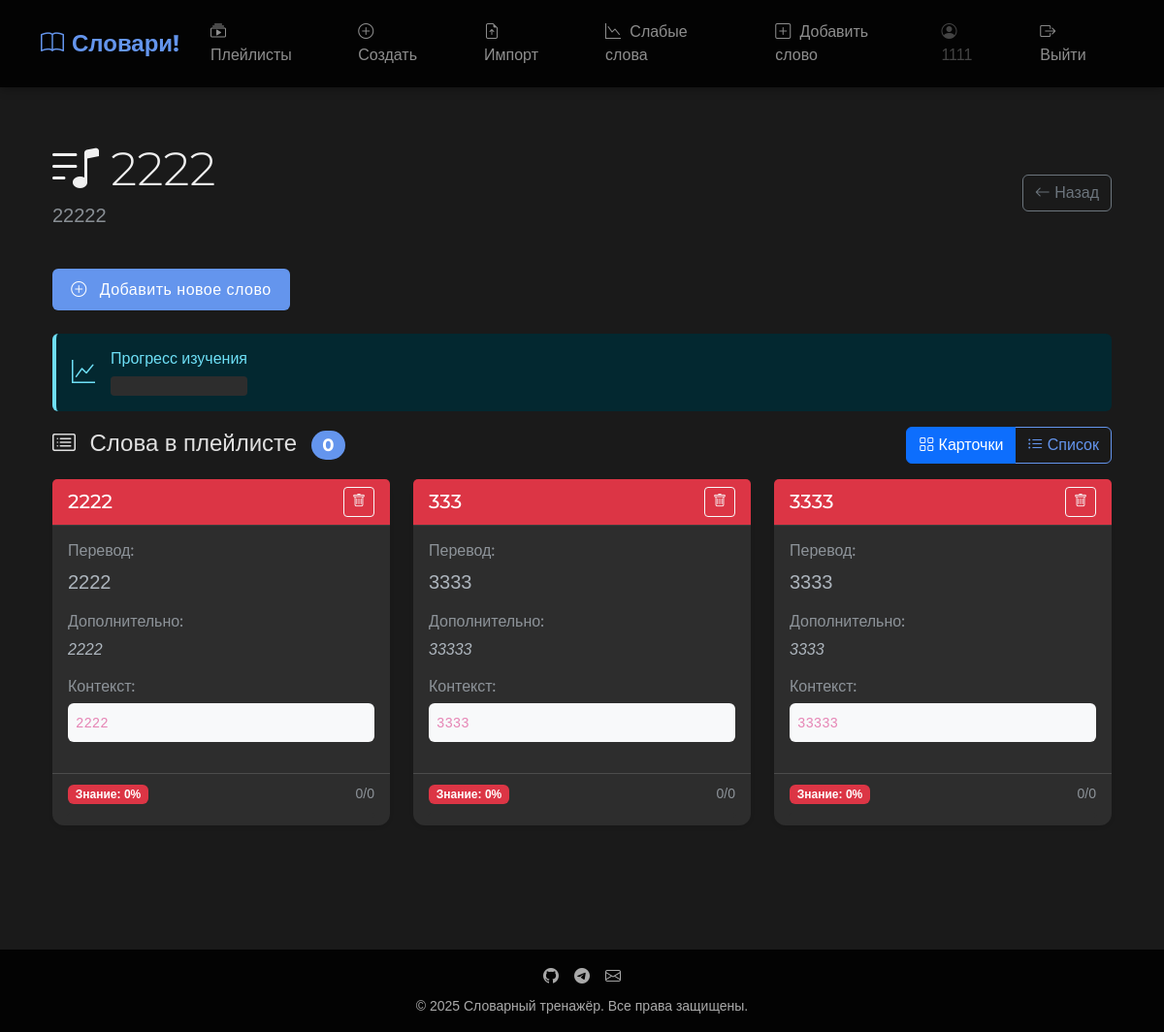
The page /playlists/8/ (signed in) on the database its author committed.
### playlist/models.py (models this page shows, shortened)
class Playlist(models.Model):
    user = models.ForeignKey(User, on_delete=models.CASCADE, related_name='playlists')
    title = models.CharField(max_length=255)
    description = models.TextField(blank=True)
    created_at = models.DateTimeField(auto_now_add=True)
    last_reviewed_at = models.DateTimeField(null=True, blank=True)
    def __str__(self):
        return self.title

class Word(models.Model):
    word = models.CharField(max_length=100)
    translation = models.CharField(max_length=255)
    details = models.TextField(help_text="Подробная информация о слове")
    context = models.TextField(help_text="Слово в контексте")
    playlists = models.ForeignKey(Playlist, on_delete=models.CASCADE, related_name='words')

### playlist/views.py (the view)
# urls.py: path('playlists/<int:pk>/', views.playlist_detail, name='playlist_detail'),
@login_required
def playlist_detail(request, pk):
    playlist = get_object_or_404(Playlist, pk=pk, user=request.user)
    words = playlist.words.all()
    user = request.user
    if not words.exists():
        playlist_progress = None  # Прогресс не вычисляется
        word_stats = []
    else:
        word_stats = []
        total_total = 0
        total_known = 0
        for word in words:
            result = WordResult.objects.filter(user=user, word=word).first()
            known = result.known_count if result else 0
            unknown = result.unknown_count if result else 0
            total = 100 if ((known - unknown) * 10) >= 100 else ((known - unknown) * 10)
            percent_known = total if total > 0 else 0
            word_stats.append({
                'word': word,
                'known': known,
                'unknown': unknown,
                'percent_known': percent_known,
            })
            if total > 0:
                total_known += known - unknown
            total_total += 1
        if total_total > 0:
            playlist_progress = 100 if (total_known / total_total * 10) >= 100 else round(total_known / total_total * 10)
        else:
            playlist_progress = 0
    if request.method == 'POST':
        form = WordForm(request.POST, user=request.user)
        if form.is_valid():
            word = form.save(commit=False)
            word.playlists = playlist
            word.save()
            return redirect('playlist_detail', pk=playlist.pk)
    else:
        form = WordForm(user=request.user)
    return render(request, 'playlist/playlist_detail.html', {
        'playlist': playlist,
        'word_stats': word_stats,
        'playlist_progress': playlist_progress,
        'form': form
    })

### playlist/forms.py (called while the page is built)
    def apply_bootstrap_classes(self):
        for field in self.fields.values():
            field.widget.attrs.update({'class': 'form-control'})

### playlist/templates/playlist/playlist_detail.html (shortened to what this page needs)
{% extends "base.html" %}
{% block content %}
<div class="container py-4">
    <div class="d-flex justify-content-between align-items-center mb-4">
        <div>
            <h1 class="display-5 mb-1">
                <i class="bi bi-music-note-list"></i> {{ playlist.title }}
            </h1>
            <p class="lead text-muted">{{ playlist.description }}</p>
        </div>
        <a href="{% url 'playlist_list' %}" class="btn btn-outline-secondary">
            <i class="bi bi-arrow-left"></i> Назад
        </a>
    </div>
    <div class="mb-4">
        <button class="btn btn-primary" type="button" data-bs-toggle="collapse" data-bs-target="#addWordForm" aria-expanded="false" aria-controls="addWordForm">
            <i class="bi bi-plus-circle me-2"></i> Добавить новое слово
        </button>
    </div>
    {% if playlist_progress is not None %}
    <div class="alert alert-info d-flex align-items-center">
        <i class="bi bi-graph-up me-3 fs-4"></i>
        <div>
            <h4 class="alert-heading h6 mb-1">Прогресс изучения</h4>
            <div class="progress mt-2" style="height: 20px;">
            </div>
        </div>
    </div>
    {% endif %}
    <div class="mb-5">
        <div class="d-flex justify-content-between align-items-center mb-3">
            <h2 class="h4 mb-0">
                <i class="bi bi-card-list me-2"></i> Слова в плейлисте
                <span class="badge bg-primary rounded-pill ms-2">{{ words|length }}</span>
            </h2>
            <div class="btn-group" role="group" aria-label="View mode toggle">
                <button type="button" class="btn btn-outline-primary view-mode-btn active" data-viewmode="cards">
                    <i class="bi bi-grid"></i> Карточки
                </button>
                <button type="button" class="btn btn-outline-primary view-mode-btn" data-viewmode="list">
                    <i class="bi bi-list-ul"></i> Список
                </button>
            </div>
        </div>
        {% if not word_stats %}
        <div class="alert alert-info">
            <i class="bi bi-info-circle me-2"></i> В этом плейлисте пока нет слов.
        </div>
        {% else %}
        <div id="cards-view" class="view-mode-content">
            <div class="row row-cols-1 row-cols-md-2 row-cols-lg-3 g-4">
                {% for word_data in word_stats %}
                    {% with word=word_data.word %}
                    <div class="col">
                        <div class="card h-100 shadow-sm border-{% if word_data.percent_known >= 80 %}success{% elif word_data.percent_known >= 50 %}warning{% else %}danger{% endif %}">
                            <div class="card-header d-flex justify-content-between align-items-center bg-{% if word_data.percent_known >= 80 %}success{% elif word_data.percent_known >= 50 %}warning{% else %}danger{% endif %} text-white">
                                <h3 class="h5 mb-0">{{ word.word }}</h3>
                                <div>
                                    <a href="{% url 'remove_word_from_playlist' playlist.pk word.pk %}"
                                       class="btn btn-sm btn-outline-light"
                                       onclick="return confirm('Удалить слово из плейлиста?')"
                                       data-bs-toggle="tooltip" data-bs-placement="top" title="Удалить">
                                        <i class="bi bi-trash"></i>
                                    </a>
                                </div>
                            </div>
                            <div class="card-body">
                                <div class="mb-3">
                                    <h4 class="h6 text-muted">Перевод:</h4>
                                    <p class="mb-0 fs-5">{{ word.translation }}</p>
                                </div>
                                {% if word.details %}
                                <div class="mb-3">
                                    <h4 class="h6 text-muted">Дополнительно:</h4>
                                    <p class="mb-0"><em>{{ word.details }}</em></p>
                                </div>
                                {% endif %}
                                {% if word.context %}
                                <div class="mb-3">
                                    <h4 class="h6 text-muted">Контекст:</h4>
                                    <div class="p-2 bg-light rounded">
                                        <code>{{ word.context }}</code>
                                    </div>
                                </div>
                                {% endif %}
                            </div>
                            <div class="card-footer bg-transparent">
                                {% if word_data.percent_known is not None %}
                                <div class="d-flex justify-content-between align-items-center">
                                    <div>
                                        <span class="badge bg-{% if word_data.percent_known >= 80 %}success{% elif word_data.percent_known >= 50 %}warning{% else %}danger{% endif %}">
                                            Знание: {{ word_data.percent_known }}%
                                        </span>
                                    </div>
                                    <small class="text-muted">{{ word_data.known }}/{{ word_data.known|add:word_data.unknown }}</small>
                                </div>
                                <div class="progress mt-2" style="height: 5px;">
                                </div>
                                {% endif %}
                            </div>
                        </div>
                    </div>
                    {% endwith %}
                {% endfor %}
            </div>
        </div>
        {% endif %}
    </div>
</div>
{% endblock %}

### templates/base.html (shortened to what this page needs)
{% load static %}
<!DOCTYPE html>
<html lang="ru" data-bs-theme="dark">
<head>
    <link href="https://cdn.jsdelivr.net/npm/bootstrap@5.3.0/dist/css/bootstrap.min.css" rel="stylesheet">
    <link rel="stylesheet" href="https://cdn.jsdelivr.net/npm/bootstrap-icons@1.10.0/font/bootstrap-icons.css">
    <link rel="stylesheet" href="{% static 'css/base.css' %}">
</head>
<body>
    <nav class="navbar navbar-expand-lg navbar-dark">
        <div class="container">
            <a class="navbar-brand d-flex align-items-center" href="{% url 'playlist_list' %}">
                <i class="bi bi-book me-2"></i>Словари!
            </a>
            <div class="collapse navbar-collapse" id="navbarNav">
                <ul class="navbar-nav me-auto">
                    <li class="nav-item">
                        <a class="nav-link" href="{% url 'playlist_list' %}">
                            <i class="bi bi-collection-play"></i> Плейлисты
                        </a>
                    </li>
                    <li class="nav-item">
                        <a class="nav-link" href="{% url 'create_playlist' %}">
                            <i class="bi bi-plus-circle"></i> Создать
                        </a>
                    </li>
                    <li class="nav-item">
                        <a class="nav-link" href="{% url 'bulk_upload_words' %}">
                            <i class="bi bi-file-earmark-arrow-up"></i> Импорт
                        </a>
                    </li>
                    <li class="nav-item">
                        <a class="nav-link" href="{% url 'weak_words_game' %}">
                            <i class="bi bi-graph-down"></i> Слабые слова
                        </a>
                    </li>
                    <li class="nav-item">
                        <a class="nav-link" href="{% url 'create_word' %}">
                            <i class="bi bi-plus-square"></i> Добавить слово
                        </a>
                    </li>
                </ul>
                <ul class="navbar-nav ms-auto">
                    {% if user.is_authenticated %}
                        <li class="nav-item">
                            <span class="nav-link disabled"><i class="bi bi-person-circle"></i> {{ user.username }}</span>
                        </li>
                        <li class="nav-item">
                            <a class="nav-link" href="{% url 'logout' %}"><i class="bi bi-box-arrow-right"></i> Выйти</a>
                        </li>
                    {% endif %}
                </ul>
            </div>
        </div>
    </nav>
    <main class="container flex-grow-1 mb-4 fade-in">
        {% block content %}{% endblock %}
    </main>
    <footer class="py-3 mt-auto">
        <div class="container text-center">
            <div class="d-flex justify-content-center mb-2">
                <a href="#" class="text-secondary mx-2"><i class="bi bi-github"></i></a>
                <a href="#" class="text-secondary mx-2"><i class="bi bi-telegram"></i></a>
                <a href="#" class="text-secondary mx-2"><i class="bi bi-envelope"></i></a>
            </div>
            <p class="mb-0 small">&copy; 2025 Словарный тренажёр. Все права защищены.</p>
        </div>
    </footer>
</body>
</html>

### static/css/base.css (style rules this page uses)
body { font-family: Arial, sans-serif; margin: 0; padding: 0; background: #fafafa; }
nav { background: #333; color: white; padding: 10px; }
nav ul { list-style: none; display: flex; gap: 15px; }
nav ul li a { color: white; text-decoration: none; }
footer { text-align: center; padding: 20px; background: #eee; margin-top: 40px; }

### templates/base.html (style rules this page uses)
:root { --bs-body-bg: #1a1a1a; --bs-dark-bg: #121212; --bs-primary-rgb: 100, 149, 237; --bs-secondary-rgb: 169, 169, 169; --bs-body-font-family: 'Roboto', sans-serif; --bs-heading-font-family: 'Montserrat', sans-serif; }
body { background-color: var(--bs-body-bg); color: #e0e0e0; display: flex; flex-direction: column; min-height: 100vh; }
.navbar { background-color: rgba(0, 0, 0, 0.85) !important; backdrop-filter: blur(10px); box-shadow: 0 2px 10px rgba(0, 0, 0, 0.3); padding: 0.8rem 0; }
.navbar-brand { font-family: var(--bs-heading-font-family); font-weight: 700; font-size: 1.5rem; color: cornflowerblue !important; }
.nav-link { font-weight: 500; padding: 0.5rem 1rem !important; border-radius: 0.5rem; transition: all 0.3s ease; }
.nav-link i { margin-right: 0.3rem; }
main { padding-top: 2rem; padding-bottom: 2rem; }
.card { background-color: #2d2d2d; border: none; border-radius: 0.75rem; box-shadow: 0 4px 20px rgba(0, 0, 0, 0.25); transition: transform 0.3s ease, box-shadow 0.3s ease; }
.card-header { background-color: #252525; border-bottom: 1px solid #3d3d3d; }
.btn-primary { background-color: cornflowerblue; border: none; padding: 0.6rem 1.2rem; font-weight: 500; letter-spacing: 0.5px; }
.btn-outline-primary { color: cornflowerblue; border-color: cornflowerblue; }
footer { background-color: rgba(0, 0, 0, 0.85); backdrop-filter: blur(10px); color: #aaa; padding: 1.5rem 0; margin-top: auto; }
h1, h2, h3, h4, h5, h6 { font-family: var(--bs-heading-font-family); font-weight: 600; color: #f0f0f0; }
.alert { border: none; border-left: 4px solid; }
.progress { height: 8px; background-color: #2d2d2d; border-radius: 4px; }
.fade-in { animation: fadeIn 0.5s ease-out forwards; }

### playlist/templates/playlist/playlist_detail.html (style rules this page uses)
.view-mode-btn.active { background-color: #0d6efd; color: white; }

### rows shown on the page
Playlist: title "2222", description "22222"
Word: word.word "2222", word.translation "2222", word.details "2222", word.context "2222", percent_known "0", known "0", known|add "0"
Word: word.word "333", word.translation "3333", word.details "33333", word.context "3333", percent_known "0", known "0", known|add "0"
Word: word.word "3333", word.translation "3333", word.details "3333", word.context "33333", percent_known "0", known "0", known|add "0"

### other values the page prints
{{ user.username }} "1111"
{{ words|length }} "0"
